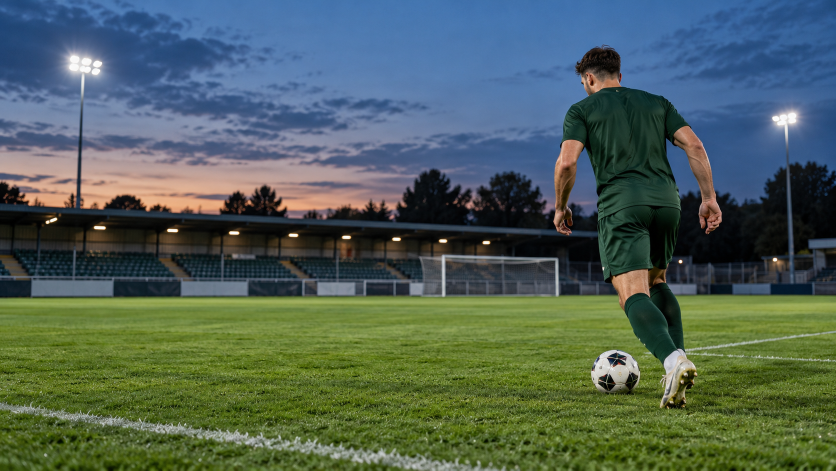
#> input picture marketing/source-assets/generated-football-master.png, 1672 x 941 px (shown at 1/2 size)
$ python -i cmc.py   (imports and definitions only)
#> lines starting #> are read from the running program, lines starting #| are printed output that depends on the picture
#> further down, picture is the input picture: shape (941, 1672, 3); mean B, G, R 87.6, 96.9, 79.4
"""Camera motion compensation for handheld / panning match footage.

Estimates a 2x3 similarity transform that maps points in the previous frame to the current
frame, using sparse optical flow on background pixels (people are masked out so moving
players do not drag the estimate). Works on a downscaled grey image for speed.
"""

from __future__ import annotations

import cv2
import numpy as np

IDENTITY = np.array([[1.0, 0.0, 0.0], [0.0, 1.0, 0.0]], dtype=np.float64)


class CameraMotion:
    def __init__(self, work_width: int = 640) -> None:
        self.work_width = work_width
        self._prev_gray: np.ndarray | None = None
        self._prev_pts: np.ndarray | None = None
        self._scale = 1.0

    def reset(self) -> None:
        self._prev_gray = None
        self._prev_pts = None

    def _mask(self, shape: tuple[int, int], boxes: np.ndarray | None) -> np.ndarray:
        mask = np.full(shape, 255, dtype=np.uint8)
        # Ignore the outer border (rolling shutter / vignetting) and the people.
        h, w = shape
        mask[: int(h * 0.02)] = 0
        mask[-int(h * 0.02):] = 0
        if boxes is not None and len(boxes):
            for x1, y1, x2, y2 in (boxes * self._scale).astype(int):
                mask[max(0, y1 - 2): y2 + 2, max(0, x1 - 2): x2 + 2] = 0
        return mask

    def update(self, frame_bgr: np.ndarray, person_boxes: np.ndarray | None = None) -> tuple[np.ndarray, float]:
        """Returns (affine prev->cur in full-res pixels, quality 0..1)."""
        h, w = frame_bgr.shape[:2]
#> h = 941; w = 1672
        self._scale = self.work_width / float(w)
#> self._scale = 0.383
        small = cv2.resize(frame_bgr, (self.work_width, int(round(h * self._scale))), interpolation=cv2.INTER_AREA)
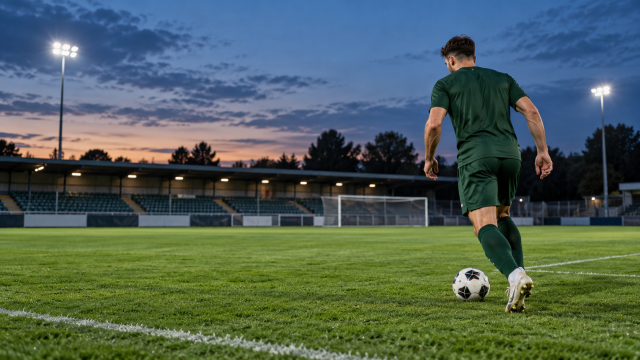
#> small: shape (360, 640, 3); mean B, G, R 87.6, 96.9, 79.4
        gray = cv2.cvtColor(small, cv2.COLOR_BGR2GRAY)
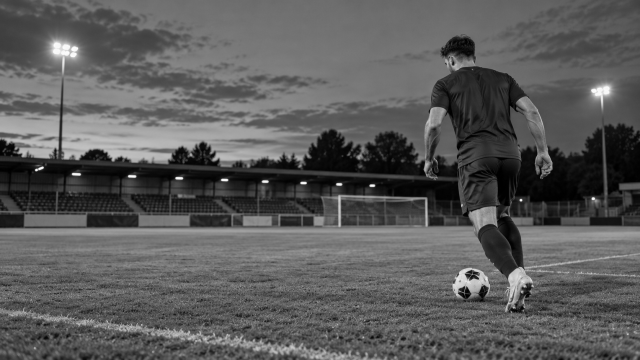
#> gray: shape (360, 640); min 0, max 253, mean 90.6
        warp = IDENTITY.copy()
        quality = 0.0
        if self._prev_gray is not None and self._prev_pts is not None and len(self._prev_pts) >= 8:
            nxt, status, _ = cv2.calcOpticalFlowPyrLK(self._prev_gray, gray, self._prev_pts, None,
                                                      winSize=(21, 21), maxLevel=3)
            ok = status.reshape(-1) == 1
            p0, p1 = self._prev_pts[ok], nxt[ok]
            if len(p0) >= 8:
                m, inliers = cv2.estimateAffinePartial2D(p0, p1, method=cv2.RANSAC, ransacReprojThreshold=2.0)
                if m is not None:
                    quality = float(inliers.sum()) / max(1, len(p0))
                    m = m.astype(np.float64)
                    m[:, 2] /= self._scale  # translation back to full resolution
                    warp = m
        self._prev_gray = gray
        self._prev_pts = cv2.goodFeaturesToTrack(gray, maxCorners=400, qualityLevel=0.01, minDistance=8,
                                                 mask=self._mask(gray.shape, person_boxes), blockSize=3)
#> self._prev_pts = 400 rows, first 8: [374, 185], [520, 200], [35, 170], [80, 174], [182, 178], [341, 184], [135, 176], [43, 167]
        return warp, quality


def apply_affine(points: np.ndarray, warp: np.ndarray) -> np.ndarray:
    """points: (N, 2)."""
    return points @ warp[:, :2].T + warp[:, 2]


def scene_cut(prev_small: np.ndarray | None, small: np.ndarray, threshold: float = 0.45) -> bool:
    if prev_small is None:
        return False
    a = cv2.calcHist([prev_small], [0, 1], None, [16, 16], [0, 180, 0, 256])
    b = cv2.calcHist([small], [0, 1], None, [16, 16], [0, 180, 0, 256])
    cv2.normalize(a, a)
    cv2.normalize(b, b)
    return cv2.compareHist(a, b, cv2.HISTCMP_BHATTACHARYYA) > threshold

>>> import cv2
>>> picture = cv2.imread('../../../marketing/source-assets/generated-football-master.png')
>>> result = CameraMotion().update(picture)
#> result = ([[1, 0, 0], [0, 1, 0]], 0)
